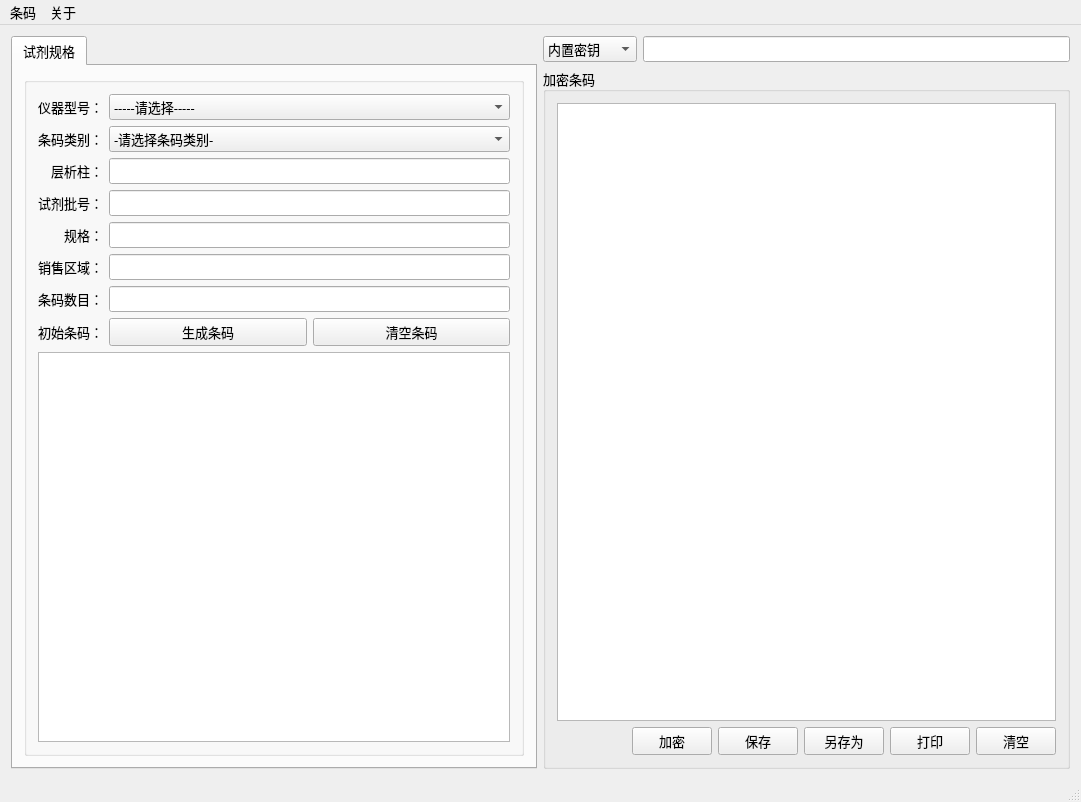
<?xml version="1.0" encoding="UTF-8"?>
<ui version="4.0">
 <class>MainWindow</class>
 <widget class="QMainWindow" name="MainWindow">
  <property name="geometry">
   <rect>
    <x>0</x>
    <y>0</y>
    <width>1081</width>
    <height>802</height>
   </rect>
  </property>
  <property name="font">
   <font>
    <family>Arial</family>
    <pointsize>10</pointsize>
   </font>
  </property>
  <property name="windowTitle">
   <string>MainWindow</string>
  </property>
  <widget class="QWidget" name="centralWidget">
   <layout class="QGridLayout" name="gridLayout_4">
    <item row="0" column="0" rowspan="2">
     <widget class="QTabWidget" name="tabWidget">
      <property name="font">
       <font>
        <family>微软雅黑</family>
        <pointsize>10</pointsize>
       </font>
      </property>
      <property name="currentIndex">
       <number>0</number>
      </property>
      <widget class="QWidget" name="tab">
       <attribute name="title">
        <string>试剂规格</string>
       </attribute>
       <layout class="QGridLayout" name="gridLayout_3">
        <item row="0" column="1">
         <widget class="QGroupBox" name="groupBox1">
          <property name="minimumSize">
           <size>
            <width>500</width>
            <height>0</height>
           </size>
          </property>
          <property name="title">
           <string/>
          </property>
          <layout class="QGridLayout" name="gridLayout_5">
           <item row="5" column="1">
            <widget class="QLineEdit" name="lineEdit5">
             <property name="font">
              <font>
               <family>微软雅黑</family>
               <pointsize>10</pointsize>
              </font>
             </property>
            </widget>
           </item>
           <item row="1" column="0">
            <widget class="QLabel" name="label1">
             <property name="font">
              <font>
               <family>微软雅黑</family>
               <pointsize>10</pointsize>
              </font>
             </property>
             <property name="text">
              <string>条码类别：</string>
             </property>
             <property name="alignment">
              <set>Qt::AlignRight|Qt::AlignTrailing|Qt::AlignVCenter</set>
             </property>
            </widget>
           </item>
           <item row="6" column="1">
            <widget class="QLineEdit" name="lineEdit6">
             <property name="font">
              <font>
               <family>微软雅黑</family>
               <pointsize>10</pointsize>
              </font>
             </property>
            </widget>
           </item>
           <item row="5" column="0">
            <widget class="QLabel" name="label6">
             <property name="font">
              <font>
               <family>微软雅黑</family>
               <pointsize>10</pointsize>
              </font>
             </property>
             <property name="text">
              <string>销售区域：</string>
             </property>
             <property name="alignment">
              <set>Qt::AlignRight|Qt::AlignTrailing|Qt::AlignVCenter</set>
             </property>
            </widget>
           </item>
           <item row="0" column="0">
            <widget class="QLabel" name="label0">
             <property name="font">
              <font>
               <family>微软雅黑</family>
               <pointsize>10</pointsize>
              </font>
             </property>
             <property name="text">
              <string>仪器型号：</string>
             </property>
             <property name="alignment">
              <set>Qt::AlignRight|Qt::AlignTrailing|Qt::AlignVCenter</set>
             </property>
            </widget>
           </item>
           <item row="4" column="0">
            <widget class="QLabel" name="label5">
             <property name="font">
              <font>
               <family>微软雅黑</family>
               <pointsize>10</pointsize>
              </font>
             </property>
             <property name="text">
              <string>规格：</string>
             </property>
             <property name="alignment">
              <set>Qt::AlignRight|Qt::AlignTrailing|Qt::AlignVCenter</set>
             </property>
            </widget>
           </item>
           <item row="1" column="1">
            <widget class="QComboBox" name="cBoxCategory1">
             <property name="font">
              <font>
               <family>微软雅黑</family>
               <pointsize>10</pointsize>
              </font>
             </property>
             <item>
              <property name="text">
               <string>-请选择条码类别-</string>
              </property>
             </item>
             <item>
              <property name="text">
               <string>试剂A液</string>
              </property>
             </item>
             <item>
              <property name="text">
               <string>试剂B液</string>
              </property>
             </item>
             <item>
              <property name="text">
               <string>试剂C液</string>
              </property>
             </item>
             <item>
              <property name="text">
               <string>试剂H液</string>
              </property>
             </item>
             <item>
              <property name="text">
               <string>层析柱</string>
              </property>
             </item>
            </widget>
           </item>
           <item row="2" column="1">
            <widget class="QLineEdit" name="lineEdit2">
             <property name="font">
              <font>
               <family>微软雅黑</family>
               <pointsize>10</pointsize>
              </font>
             </property>
            </widget>
           </item>
           <item row="9" column="0" colspan="2">
            <widget class="QTextEdit" name="textEditEncry">
             <property name="enabled">
              <bool>true</bool>
             </property>
             <property name="font">
              <font>
               <family>微软雅黑</family>
               <pointsize>10</pointsize>
              </font>
             </property>
            </widget>
           </item>
           <item row="6" column="0">
            <widget class="QLabel" name="label7">
             <property name="font">
              <font>
               <family>微软雅黑</family>
               <pointsize>10</pointsize>
              </font>
             </property>
             <property name="text">
              <string>条码数目：</string>
             </property>
             <property name="alignment">
              <set>Qt::AlignRight|Qt::AlignTrailing|Qt::AlignVCenter</set>
             </property>
            </widget>
           </item>
           <item row="0" column="1">
            <widget class="QComboBox" name="cBoxCategory0">
             <property name="font">
              <font>
               <family>微软雅黑</family>
               <pointsize>10</pointsize>
              </font>
             </property>
             <item>
              <property name="text">
               <string>-----请选择-----</string>
              </property>
             </item>
             <item>
              <property name="text">
               <string>LD560</string>
              </property>
             </item>
             <item>
              <property name="text">
               <string>LD600</string>
              </property>
             </item>
            </widget>
           </item>
           <item row="3" column="0">
            <widget class="QLabel" name="label3">
             <property name="font">
              <font>
               <family>微软雅黑</family>
               <pointsize>10</pointsize>
              </font>
             </property>
             <property name="text">
              <string>试剂批号：</string>
             </property>
             <property name="alignment">
              <set>Qt::AlignRight|Qt::AlignTrailing|Qt::AlignVCenter</set>
             </property>
            </widget>
           </item>
           <item row="3" column="1">
            <widget class="QLineEdit" name="lineEdit3">
             <property name="font">
              <font>
               <family>微软雅黑</family>
               <pointsize>10</pointsize>
              </font>
             </property>
            </widget>
           </item>
           <item row="4" column="1">
            <widget class="QLineEdit" name="lineEdit4">
             <property name="font">
              <font>
               <family>微软雅黑</family>
               <pointsize>10</pointsize>
              </font>
             </property>
            </widget>
           </item>
           <item row="8" column="1">
            <layout class="QGridLayout" name="gridLayout">
             <item row="0" column="0">
              <widget class="QPushButton" name="btnGenerateCode">
               <property name="font">
                <font>
                 <family>微软雅黑</family>
                 <pointsize>10</pointsize>
                </font>
               </property>
               <property name="text">
                <string>生成条码</string>
               </property>
              </widget>
             </item>
             <item row="0" column="1">
              <widget class="QPushButton" name="btnClearCode">
               <property name="font">
                <font>
                 <family>微软雅黑</family>
                 <pointsize>10</pointsize>
                </font>
               </property>
               <property name="text">
                <string>清空条码</string>
               </property>
              </widget>
             </item>
            </layout>
           </item>
           <item row="2" column="0">
            <widget class="QLabel" name="label2">
             <property name="font">
              <font>
               <family>微软雅黑</family>
               <pointsize>10</pointsize>
              </font>
             </property>
             <property name="text">
              <string>层析柱：</string>
             </property>
             <property name="alignment">
              <set>Qt::AlignRight|Qt::AlignTrailing|Qt::AlignVCenter</set>
             </property>
            </widget>
           </item>
           <item row="8" column="0">
            <widget class="QLabel" name="label4">
             <property name="font">
              <font>
               <family>微软雅黑</family>
               <pointsize>10</pointsize>
              </font>
             </property>
             <property name="text">
              <string>初始条码：</string>
             </property>
            </widget>
           </item>
          </layout>
         </widget>
        </item>
       </layout>
      </widget>
     </widget>
    </item>
    <item row="0" column="1">
     <widget class="QComboBox" name="comboBox">
      <property name="font">
       <font>
        <family>微软雅黑</family>
        <pointsize>10</pointsize>
       </font>
      </property>
      <item>
       <property name="text">
        <string>内置密钥</string>
       </property>
      </item>
      <item>
       <property name="text">
        <string>自定义密钥</string>
       </property>
      </item>
     </widget>
    </item>
    <item row="0" column="2">
     <widget class="QLineEdit" name="lineEditKey">
      <property name="font">
       <font>
        <family>微软雅黑</family>
        <pointsize>10</pointsize>
       </font>
      </property>
      <property name="echoMode">
       <enum>QLineEdit::Password</enum>
      </property>
     </widget>
    </item>
    <item row="1" column="1" colspan="2">
     <widget class="QGroupBox" name="groupBox3">
      <property name="font">
       <font>
        <family>微软雅黑</family>
        <pointsize>10</pointsize>
       </font>
      </property>
      <property name="title">
       <string>加密条码</string>
      </property>
      <layout class="QGridLayout" name="gridLayout_2">
       <item row="1" column="1">
        <widget class="QPushButton" name="btnEncryption">
         <property name="font">
          <font>
           <family>微软雅黑</family>
           <pointsize>10</pointsize>
          </font>
         </property>
         <property name="text">
          <string>加密</string>
         </property>
        </widget>
       </item>
       <item row="1" column="2">
        <widget class="QPushButton" name="btnSave">
         <property name="font">
          <font>
           <family>微软雅黑</family>
           <pointsize>10</pointsize>
          </font>
         </property>
         <property name="text">
          <string>保存</string>
         </property>
        </widget>
       </item>
       <item row="1" column="3">
        <widget class="QPushButton" name="btnSaveAs">
         <property name="font">
          <font>
           <family>微软雅黑</family>
           <pointsize>10</pointsize>
          </font>
         </property>
         <property name="text">
          <string>另存为</string>
         </property>
        </widget>
       </item>
       <item row="1" column="5">
        <widget class="QPushButton" name="btnClearEncry">
         <property name="font">
          <font>
           <family>微软雅黑</family>
           <pointsize>10</pointsize>
          </font>
         </property>
         <property name="text">
          <string>清空</string>
         </property>
        </widget>
       </item>
       <item row="1" column="4">
        <widget class="QPushButton" name="btnPrint">
         <property name="font">
          <font>
           <family>微软雅黑</family>
           <pointsize>10</pointsize>
          </font>
         </property>
         <property name="text">
          <string>打印</string>
         </property>
        </widget>
       </item>
       <item row="0" column="0" colspan="6">
        <widget class="QPlainTextEdit" name="textEncryption">
         <property name="font">
          <font>
           <family>微软雅黑</family>
           <pointsize>10</pointsize>
          </font>
         </property>
        </widget>
       </item>
       <item row="1" column="0">
        <spacer name="horizontalSpacer1">
         <property name="orientation">
          <enum>Qt::Horizontal</enum>
         </property>
         <property name="sizeHint" stdset="0">
          <size>
           <width>138</width>
           <height>20</height>
          </size>
         </property>
        </spacer>
       </item>
      </layout>
     </widget>
    </item>
   </layout>
  </widget>
  <widget class="QMenuBar" name="menuBar">
   <property name="geometry">
    <rect>
     <x>0</x>
     <y>0</y>
     <width>1081</width>
     <height>25</height>
    </rect>
   </property>
   <widget class="QMenu" name="menu">
    <property name="title">
     <string>关于</string>
    </property>
    <addaction name="actionInfo"/>
   </widget>
   <widget class="QMenu" name="menu_2">
    <property name="title">
     <string>条码</string>
    </property>
    <addaction name="actionCheck"/>
    <addaction name="actioncode"/>
   </widget>
   <addaction name="menu_2"/>
   <addaction name="menu"/>
  </widget>
  <widget class="QStatusBar" name="statusBar"/>
  <action name="actionInfo">
   <property name="text">
    <string>信息</string>
   </property>
  </action>
  <action name="actionCheck">
   <property name="text">
    <string>查看</string>
   </property>
  </action>
  <action name="actioncode">
   <property name="text">
    <string>校准条码</string>
   </property>
  </action>
 </widget>
 <layoutdefault spacing="6" margin="11"/>
 <resources/>
 <connections/>
</ui>
